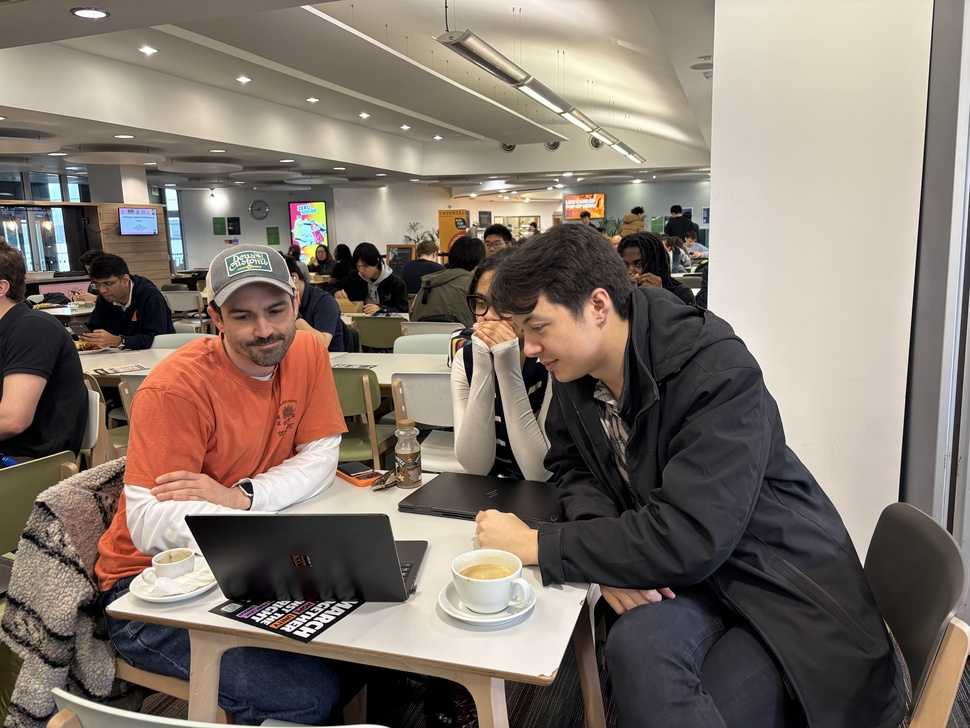
%> input picture assets/team.jpg, 970 x 728 px, shrunk from 2554 x 1916 before the run
$ octave --eval "result = oliver_v1(imread('../../assets/team.jpg'));"   (GNU Octave 9; MATLAB toolbox functions it lacks are replaced by stand-ins)
%> lines starting %> are read from the running program, lines starting %| are printed output that depends on the picture; in (x1, y1, x2, y2) boxes, pixels count from 0 and x2, y2 are one past the last pixel; in counts of white or black regions, pixels touching at a corner belong together; the program's own positions count from 1
% OLIVER WAS HERE

% I'm not happy with this overall approach. Scrapping this.

function processedImg = oliver_v1(img)
% Basic plate isolation: grayscale → vertical Sobel → closing → aspect filter.
% Collects intermediate outputs and shows a single montage at the end.

    gray = convert_to_grayscale(img);
    verticalEdges = detect_vertical_edges(gray);
    filteredEdges = suppress_noise(verticalEdges);
    edgeMask = binarize_edges(filteredEdges);
    cleanedMask = remove_salt_noise(edgeMask);
    closedMask = close_gaps(cleanedMask);

    show_montage({img, gray, verticalEdges, filteredEdges, edgeMask, cleanedMask, closedMask}, ...
                 {'Original','Grayscale','Vertical Sobel','Median Filter','Binary Mask','Morph Filter','Closing'});

    processedImg = closedMask;
end

function gray = convert_to_grayscale(img)
% Normalize to grayscale double for processing and show result.
    gray = im2double(im2gray(img));
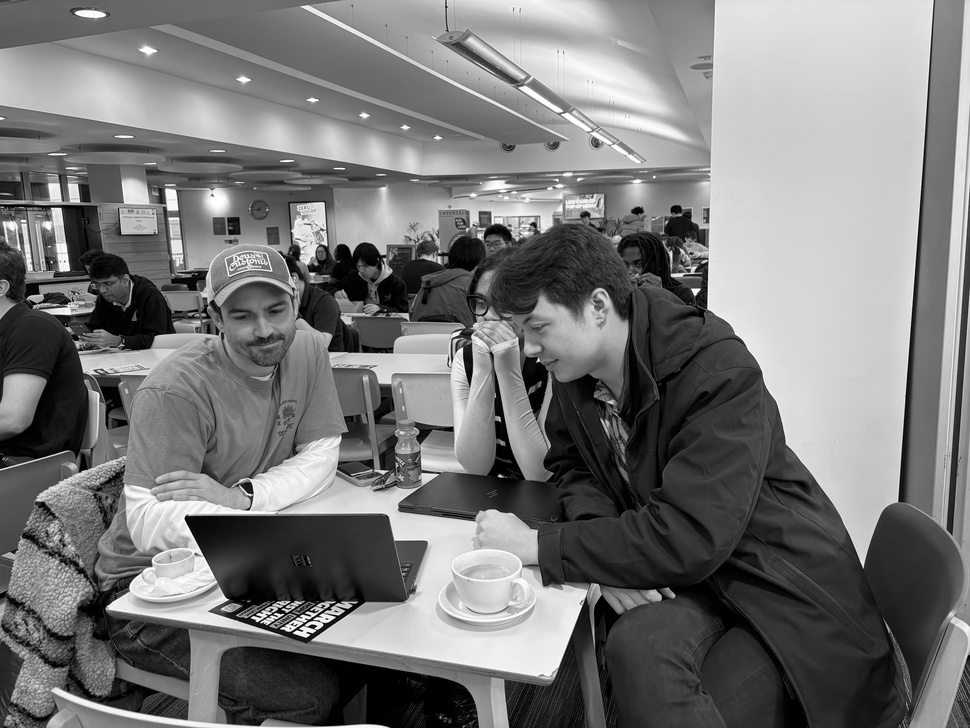
%> gray: size 728x970 double; min 0, max 1, mean 0.469
end

function verticalEdges = detect_vertical_edges(gray)
% Emphasize vertical structure with Sobel x-derivative and show magnitude.
    [Gx, ~] = imgradientxy(gray, 'sobel');
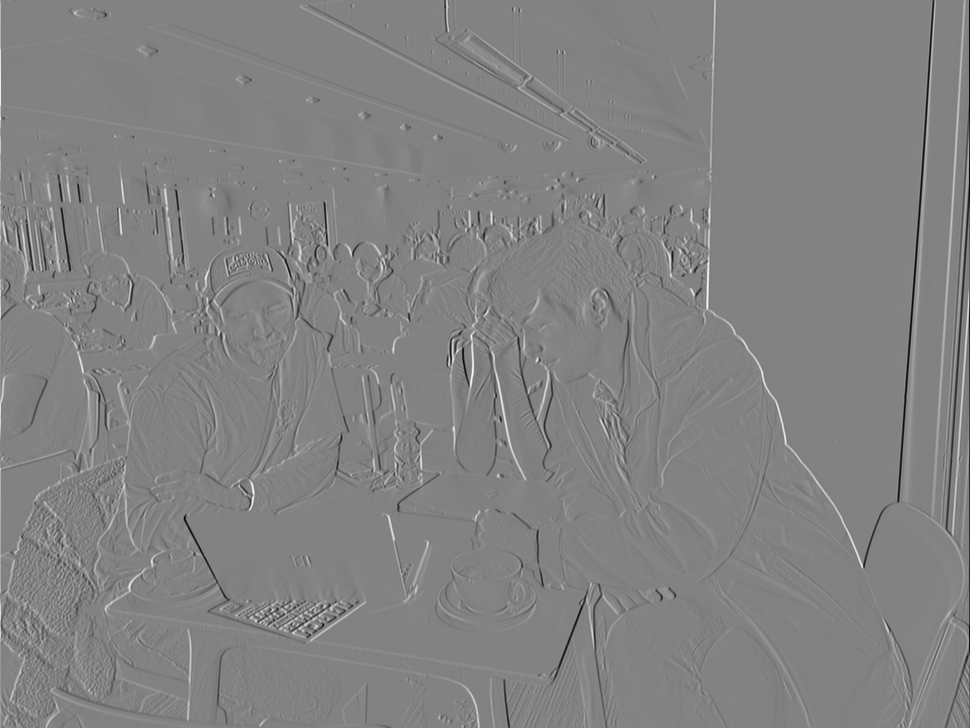
%> Gx: size 728x970 double; min -3.93, max 3.76, mean 0.00106; drawn with min black and max white
    verticalEdges = mat2gray(abs(Gx));
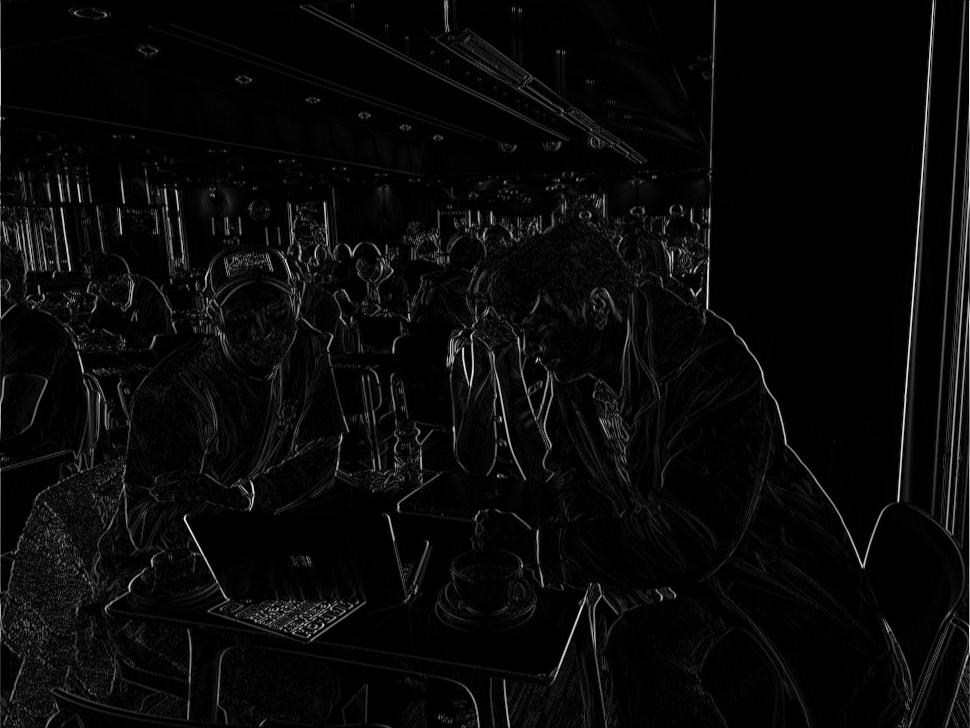
%> verticalEdges: size 728x970 double; min 0, max 1, mean 0.0357
end

function filteredEdges = suppress_noise(verticalEdges)
% Median filtering to knock down fine texture noise while preserving edges.
    filteredEdges = medfilt2(verticalEdges, [3 3]);
end

function filteredEdges = suppress_noise_v2(verticalEdges)
% Low-pass (box) filter from Lab3-Intensity-transformation Task 4 to smooth noise.
    kernel = fspecial('average', [9 9]);
    filteredEdges = imfilter(verticalEdges, kernel, 0);
end

function edgeMask = binarize_edges(verticalEdges)
% Threshold vertical edge map into a binary mask and visualize it.
    edgeMask = imbinarize(verticalEdges, graythresh(verticalEdges));
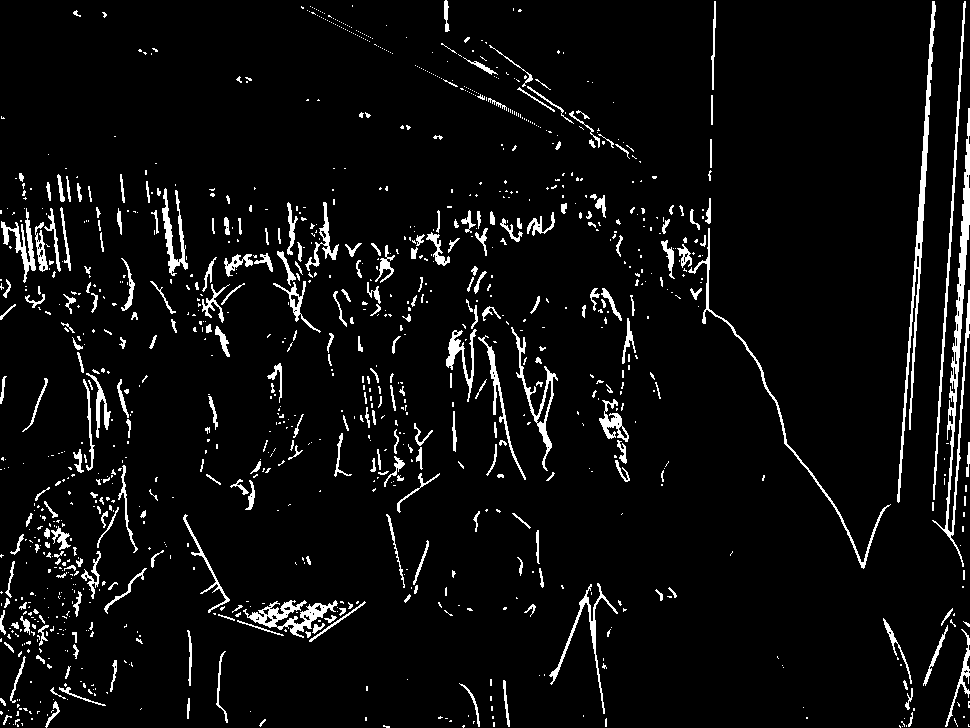
%> edgeMask: size 728x970 logical; 5.4% white; 1100 white regions (814 under 20 px), largest, box (x1, y1, x2, y2) and area: (932, 108, 970, 567) 2817, (897, 1, 936, 503) 2290, (933, 1, 966, 500) 1215
end

function cleanedMask = remove_salt_noise(edgeMask)
% Erode then dilate with a small square SE to delete 1-2 px salt noise.
    se = strel('square', 4);
    eroded = imerode(edgeMask, se);
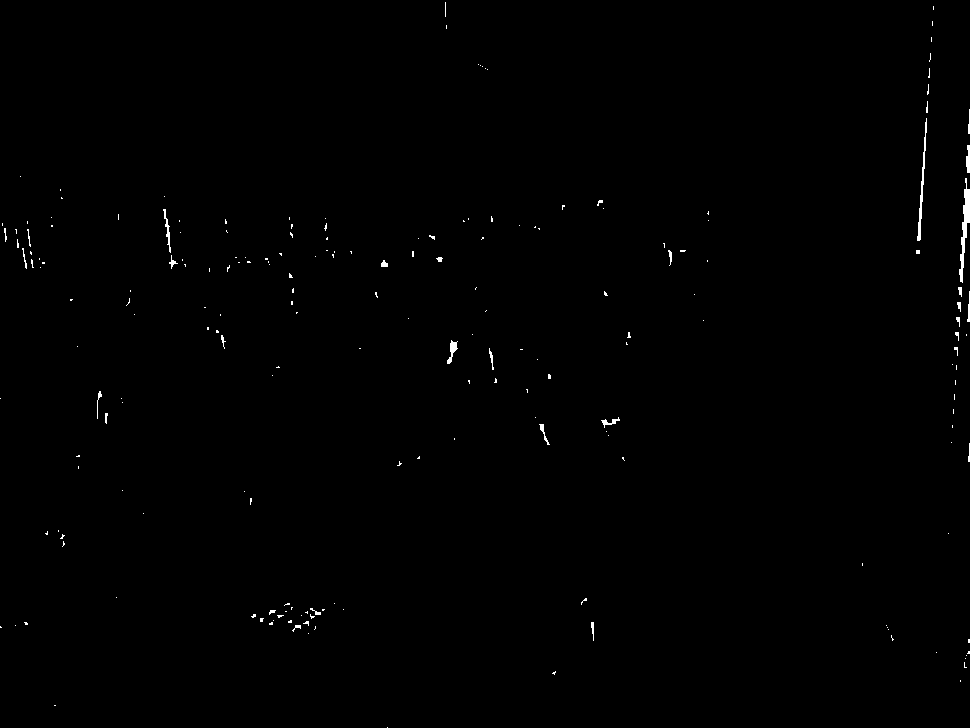
%> eroded: size 728x970 logical; 0.39% white; 205 white regions (176 under 20 px), largest, box (x1, y1, x2, y2) and area: (959, 178, 970, 283) 444, (917, 118, 927, 241) 284, (447, 340, 458, 364) 109
    cleanedMask = imdilate(eroded, se);
%> cleanedMask: size 728x970 logical; 1.3% white; 164 white regions (33 under 20 px), largest, box (x1, y1, x2, y2) and area: (958, 177, 970, 285) 745, (916, 117, 929, 243) 692, (162, 208, 180, 271) 393
end

function closedMask = close_gaps(edgeMask)
% Morphological closing to fuse nearby strokes and fill gaps.
    se = strel('rectangle', [8 16]);
    closedMask = imclose(edgeMask, se);
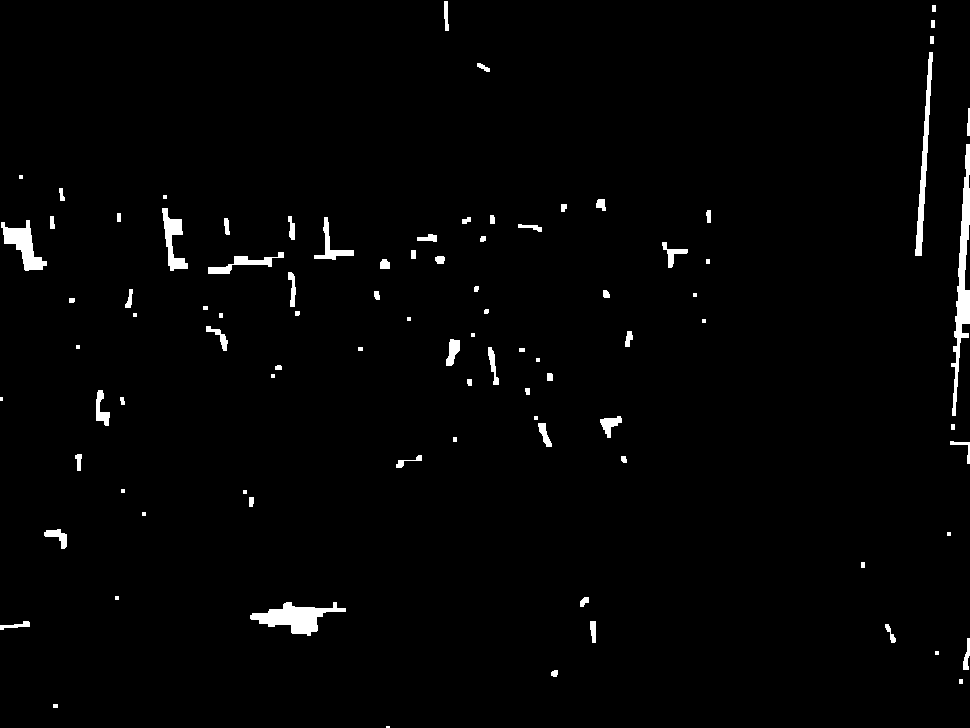
%> closedMask: size 728x970 logical; 1.7% white; 91 white regions (19 under 20 px), largest, box (x1, y1, x2, y2) and area: (951, 144, 970, 416) 1860, (250, 602, 346, 636) 1471, (915, 52, 933, 256) 1060
end

function show_montage(steps, titles)
% Display a single montage of pipeline progression with labels.
    n = numel(steps);
%> n = 7
    rows = 1; cols = n;
%> after `cols = n`: cols = 7
    figure('Name','oliver_v1 - Pipeline','NumberTitle','off');
    t = tiledlayout(rows, cols, 'TileSpacing', 'compact', 'Padding', 'compact');
    for i = 1:n
        nexttile;
        imshow(steps{i}, []);
        title(titles{i});
    end
    title(t, 'oliver\_v1 pipeline progression');
end
